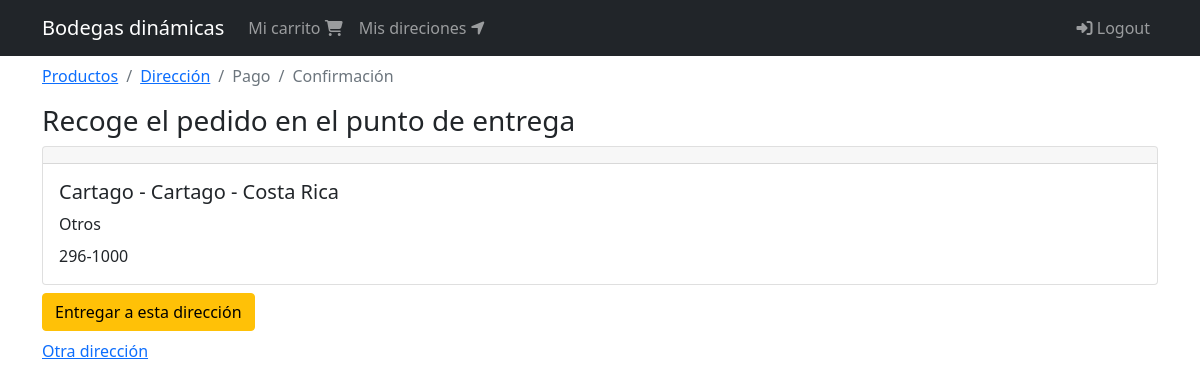
Screenshot of /orden/direccion (signed in) with the database file from the repository.
### shipping_addresses/models.py (models this page shows, shortened)
class ShippingAddress(models.Model):
  user = models.ForeignKey(User, null=False, blank=False, on_delete=models.CASCADE )
  line1 = models.CharField(max_length=200)
  line2 = models.CharField(max_length=200, blank=True)
  city = models.CharField(max_length=100)
  state = models.CharField(max_length=100)
  country = models.CharField(max_length=50)
  reference = models.CharField(max_length=300)
  postal_code = models.CharField(max_length=20, null=False, blank=False)
  default = models.BooleanField(default=False)
  created_at = models.DateTimeField(auto_now_add=True)
  @property
  def address(self):
    return '{} - {} - {}'.format(self.city, self.state, self.country)

### orders/views.py (the view)
# urls.py: path('direccion', views.address, name='address'),
@login_required(login_url='login')
def address(request):
    cart = get_or_create_cart(request)
    order = get_or_create_order(cart, request)
    shipping_address = order.get_or_set_shipping_address()
    can_choose_address = request.user.shippingaddress_set.count() > 1
    return render(request, 'orders/address.html',{
      'cart': cart,
      'order': order,
      'shipping_address': shipping_address,
      'can_choose_address':can_choose_address,
      'breadcrumb':breadcrumb(address=True)
    })

### carts/models.py (called while the page is built)
def set_cart_id(sender, instance, *args, **kwargs):
  if not instance.cart_id:
    instance.cart_id = str(uuid.uuid4())

  @property
  def order(self):
    return self.order_set.first()

### carts/utils.py (called while the page is built)
def get_or_create_cart(request):
  user = request.user if request.user.is_authenticated else None
  cart_id = request.session.get('cart_id')
  cart = Cart.objects.filter(cart_id=cart_id).first()
  if cart is None:
    cart = Cart.objects.create(user=user)
  if user and cart.user is None:
    cart.user = user
    cart.save()
  request.session['cart_id'] = cart.cart_id
  return cart

### orders/models.py (called while the page is built)
def set_order_id(sender, instance, *args, **kwargs):
  if not instance.order_id:
    instance.order_id = str(uuid.uuid4())

def set_total(sender, instance, *args, **kwargs):
  instance.total = instance.get_total()

  def get_or_set_shipping_address(self):
    if self.shipping_address:
      return self.shipping_address
    shipping_address = self.user.shipping_address
    if shipping_address:
      self.update_shipping_address(shipping_address)
    return shipping_address

  def update_shipping_address(self, shipping_address):
    self.shipping_address = shipping_address
    self.save()

  def get_total(self):
    return self.cart.total + self.shipping_total

### orders/utils.py (called while the page is built)
def get_or_create_order(cart, request):
  order = cart.order
  if order is None and request.user.is_authenticated:
    order = Order.objects.create(cart=cart, user=request.user)
  if order:
    request.session['order_id'] = order.order_id
  return order

def breadcrumb(products=True, address=False, payment=False, confirmation=False):
  return [
    {'title':'Productos', 'active':products, 'url': reverse('orders:order') },
    {'title':'Dirección', 'active':address, 'url': reverse('orders:address') },
    {'title':'Pago', 'active':payment, 'url': reverse('orders:order') },
    {'title':'Confirmación', 'active':confirmation, 'url': reverse('orders:order') },
  ]

### users/models.py (called while the page is built)
  @property
  def shipping_address(self):
    return self.shippingaddress_set.filter(default=True).first()

### orders/templates/orders/address.html (shortened to what this page needs)
{% extends 'base.html' %}
{% block breadcrumb %}
  {% include 'orders/snippets/breadcrumb.html' %}
{% endblock%}
{% block content %}
  <div class="col">
    {% if shipping_address %}
      <div class="h3">
        Recoge el pedido en el punto de entrega
      </div>
      <div>
        {% include 'shipping_addresses/snippets/shipping_address.html' %}
        <div class="mt-2">
          <a href="{% url 'orders:confirm' %}" class="btn btn-warning">Entregar a esta dirección</a>
        </div>
        {% if can_choose_address %}
        <div class="mt-2">
          <a href="{% url 'orders:select_address' %}">Otra dirección</a>
        </div>
        {% endif %}
      </div>
    {% endif%}
  </div>
{% endblock %}

### shipping_addresses/templates/shipping_addresses/snippets/shipping_address.html (shortened to what this page needs)
<div class="card">
  <h5 class="card-header"></h5>
  <div class="card-body">
    <h5 class="card-tittle">{{ shipping_address.address }}</h5>
    <div class="card-title">
      {{ shipping_address.reference }}
    </div>
    <div>
      {{ shipping_address.postal_code }}
    </div>
      </div>
  </div>
</div>

### rows the page displays
ShippingAddress: address "Cartago - Cartago - Costa Rica", reference "Otros", postal_code "296-1000"

### other values shown
{{ item.title }} "Productos" "Dirección"
{{ item.title }} "Pago" "Confirmación"
